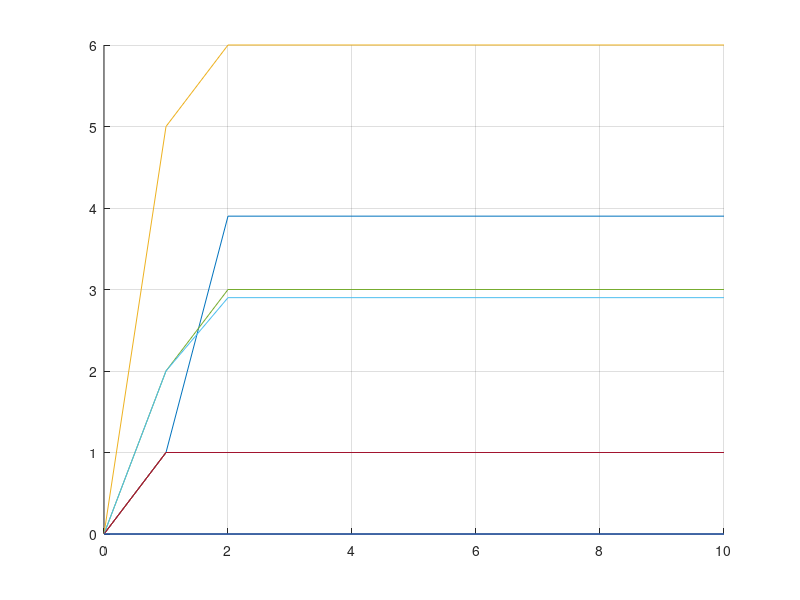

Here is the MATLAB script that generated this plot:
% Lucas Rath
% Julius Hiller

clear all; close all; clc;

%% config

saveimages = false;
showtitles = true;


if saveimages
    saveimg = @(fig,name,format) fp.savefig(fig,name,format);
else, saveimg = @(fig,name,format) 0; end
if showtitles
    stitle = @(text) title(text);
else, stitle = @(text) 0; end


%% Question 1

% ---------------------------------------------------------------------
% Define discrete-time infinite-horizon DP problem
% ---------------------------------------------------------------------

% number of inputs
m = 3;
% number of states
n = 8;

% cost matrix: fo = @(s,u)
fo = [3   3 1
      5   3 1
      6   6 5
      1   0 1
      3   3 2
      2.5 2 4
      1   1 1
      0   0 0];

% motion model: s_{k+1} = f(s_{k},u)
f = [2 2 3
     7 5 4
     4 6 5
     7 8 2
     4 4 6
     1 7 8
     8 8 8
     8 8 8];


% ---------------------------------------------------------------------
% Value function algorithm
% ---------------------------------------------------------------------

% max number of iterations
kmax = 10;
% discount factor
gamma = 0.9;


V = zeros(kmax,n);
for k=1:kmax   
    % V(k+1,:) = min( fo + gamma * reshape(V(k,f),n,m), [],2);
    for s=1:n
        % V = min{.}
        [V(k+1,s), idx] = min( fo(s,:) + gamma * V(k,f(s,:)) );
        % u = argmin{.}
        u(s) = idx-1;
    end
end

% show converged value function
V(end,:)
figure('Color','w'); hold on; grid on;
plot(0:kmax,V)

% ---------------------------------------------------------------------
%  Calculate optimal input sequence when starting at s=1
% ---------------------------------------------------------------------
s = 1;
while s~=8
    fprintf('State:%d, Optimal input:%d, Cost:%.1f\n',s,u(s),fo(s,u(s)+1))
    s  = f(s,u(s)+1);
end
fprintf('State:%d, Optimal input:%d, Cost:%.1f\n',s,u(s),fo(s,u(s)+1))




